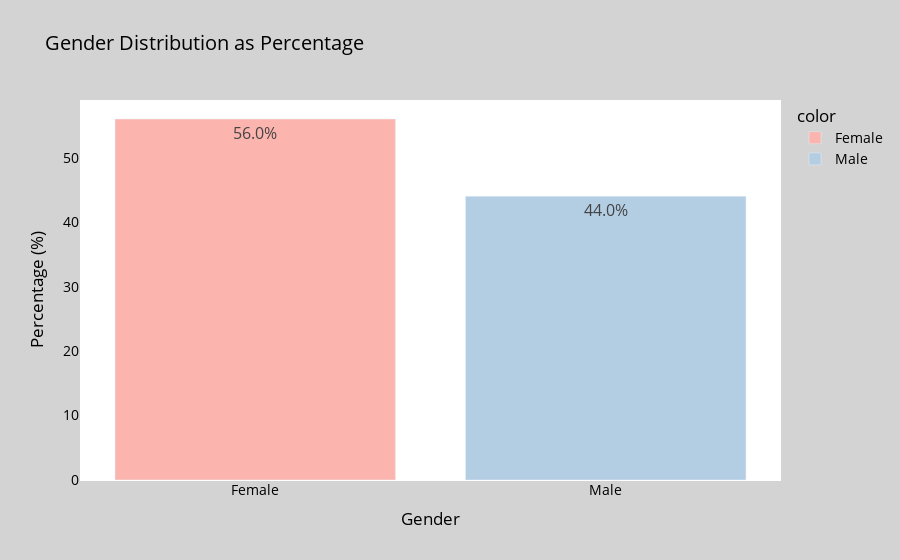

Write notebook code for a chart like this one.
### Code cell
# Calculate the gender distribution as a percentage
gender_percentage = df['Gender'].value_counts(normalize=True) * 100

# Define a color scale from the color library
color_scale = px.colors.qualitative.Pastel1

# Convert percentage values to strings
percentage_text = gender_percentage.round(1).astype(str) + '%'

# Create a bar plot for the gender distribution as a percentage
fig = px.bar(
    x=gender_percentage.index,
    y=gender_percentage.values,
    color=gender_percentage.index,
    color_discrete_sequence=color_scale,
    text=percentage_text,  # Add percentage values as text
    labels={'x': 'Gender', 'y': 'Percentage (%)'},
    title="Gender Distribution as Percentage (Bar Plot)",
)
# Update layout and labels
fig.update_layout(
    title="Gender Distribution as Percentage",
    xaxis_title="Gender",
    yaxis_title="Percentage (%)",
    font=dict(size=14, color="black"),
    paper_bgcolor="lightgray",
    plot_bgcolor="white"
)

# Make percentage_text bigger
fig.update_traces(textfont_size=16)  # Adjust the font size here

# Show the bar plot
fig.show()

### Figure 1 — Plotly figure (JSON) as saved in the notebook; plotly's stock layout.template omitted (floating-point values rounded to 4 significant figures)
{"data": [{"alignmentgroup": "True", "hovertemplate": "color=Female<br>Gender=%{x}<br>Percentage (%)=%{y}<br>text=%{text}<extra></extra>", "legendgroup": "Female", "marker": {"color": "rgb(251,180,174)", "pattern": {"shape": ""}}, "name": "Female", "offsetgroup": "Female", "orientation": "v", "showlegend": true, "text": ["56.0%"], "textfont": {"size": 16}, "textposition": "auto", "type": "bar", "x": ["Female"], "xaxis": "x", "y": [56.0], "yaxis": "y"}, {"alignmentgroup": "True", "hovertemplate": "color=Male<br>Gender=%{x}<br>Percentage (%)=%{y}<br>text=%{text}<extra></extra>", "legendgroup": "Male", "marker": {"color": "rgb(179,205,227)", "pattern": {"shape": ""}}, "name": "Male", "offsetgroup": "Male", "orientation": "v", "showlegend": true, "text": ["44.0%"], "textfont": {"size": 16}, "textposition": "auto", "type": "bar", "x": ["Male"], "xaxis": "x", "y": [44], "yaxis": "y"}], "layout": {"barmode": "relative", "font": {"color": "black", "size": 14}, "legend": {"title": {"text": "color"}, "tracegroupgap": 0}, "paper_bgcolor": "lightgray", "plot_bgcolor": "white", "title": {"text": "Gender Distribution as Percentage"}, "xaxis": {"anchor": "y", "domain": [0, 1], "title": {"text": "Gender"}}, "yaxis": {"anchor": "x", "domain": [0, 1], "title": {"text": "Percentage (%)"}}}}
